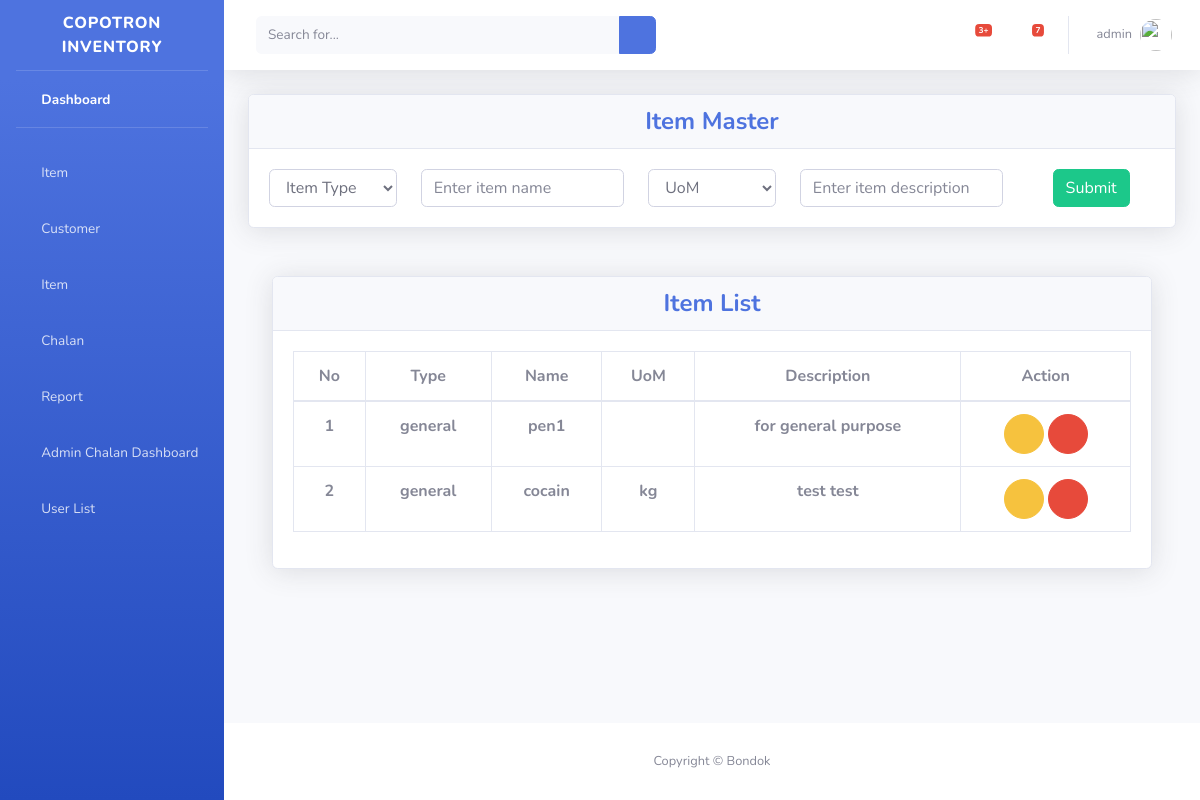
The page /item/ (signed in) on the database its author committed.
### item/models.py (models this page shows, shortened)
class InventoryBaseModel(models.Model):
    created_at = models.DateTimeField(auto_now=True)
    status = models.BooleanField(default=True)
    class Meta:
        abstract = True

class Item(InventoryBaseModel):
    item_code = models.CharField(max_length=50, null=True, blank=True)
    item_type = models.ForeignKey(ItemType, on_delete=models.CASCADE, null=True, blank=True)
    name = models.CharField(max_length=100, null=True, blank=True)
    description = models.TextField(null=True, blank=True)
    uom = models.ForeignKey(Uom, on_delete=models.CASCADE, null=True, blank=True)
    class Meta:
        db_table = 'item'

class ItemType(InventoryBaseModel):
    name = models.CharField(max_length=50, null=True, blank=True)
    description = models.TextField(null=True, blank=True)
    class Meta:
        db_table = 'item_type'

class Uom(InventoryBaseModel):
    name = models.CharField(max_length=100, null=True, blank=True)
    class Meta:
        db_table = "uom"

### item/views.py (the view, shortened to what this page needs)
# urls.py: path("", views.ItemView.as_view(), name="item"),
class ItemView(View):
    form_class = ItemForm
    template_name = "item/items.html"
    def get(self, request):
        items = Item.objects.all()
        item_types = ItemType.objects.all()
        uoms = Uom.objects.all().order_by("-id")
        context = {"items": items, "item_types": item_types, "uoms": uoms}
        return render(request, self.template_name, context)

### item/templates/item/items.html (shortened to what this page needs)
{% extends 'base.html' %}
{% load static %}
{% block main %}
<div class="container-fluid">
    <div class="row">
        <div class="col-lg-12 col-md-12 mb-4">
        <div class="card shadow mb-4">
        <div class="card-header py-6" align="center">
            <h4 class="m-0 font-weight-bold text-primary" >Item Master</h4>
        </div>
        <div class="card-body" align="center">
            <form method="POST" id="addUom" action="{% url 'item' %}">
                <div class="row">
                    <div class="col-2">
                        <select name="item_type" class="form-control">
                            <option>Item Type</option>
                        </select>
                    </div>
                    <div class="col-3">
                        <input type="text" name="name"  class="form-control" placeholder="Enter item name" required>
                    </div>
                    <div class="col-2">
                        <select name="uom" class="form-control">
                            <option>UoM</option>
                        </select>
                    </div>
                    <div class="col-3">
                        <input type="text" name="description"  class="form-control" placeholder="Enter item description">
                    </div>
                    <div class="col-2">
                    <button class="btn btn-success">Submit</button>
                </div>
                </div>
            </form>
        </div>
        </div>
    </div>
</div>
<div class="container-fluid">
    <div class="row">
        <div class="col-lg-12 col-md-12 mb-4">
            <div class="card shadow mb-4">
            <div class="card-header py-6">
                <h4 class="m-0 font-weight-bold text-center text-primary">Item List</h4>
            </div>
            <div class="card-body">
                <div class="table-responsive">
                <table class="table table-bordered text-center" id="dataTable" width="100%" cellspacing="0">
                    <thead>
                    <tr>
                        <th>No</th>
                        <th>Type</th>
                        <th>Name</th>
                        <th>UoM</th>
                        <th>Description</th>
                        <th>Action</th>
                    </tr>
                    </thead>
                    <tbody>
                        {% for val in items %}
                        <tr>
                            <th>{{ forloop.counter }}</th>
                            <th>{{ val.item_type.name }}</th>
                            <th>{{ val.name }}</th>
                            <th>{{ val.uom.name }}</th>
                            <th>{{ val.description }}</th>
                            <th>
                                <a data-id="{{ val.id }}" data-target="#myModal"
                                    data-toggle="modal" class="edit_item_btn">
                                    <button class="btn btn-warning btn-circle">
                                        <i class="fas fa-exclamation-triangle"></i>
                                    </button>
                                </a>
                                <a data-id="{{ val.id }}"  class="delete_item_btn" value="{{csrf_token}}">
                                    <button class="btn btn-danger btn-circle">
                                        <i class="fas fa-trash"></i>
                                    </button>
                                </a>
                            </th>
                        </tr>
                        {% endfor %}
                    </tbody>
                </table>
                </div>
            </div>
            </div>
        </div>
        </div>
    </div>
</div>
{% endblock %}

### templates/topbar.html (shortened to what this page needs)
{% load static %}
        <nav class="navbar navbar-expand navbar-light bg-white topbar mb-4 static-top shadow">
          <form class="d-none d-sm-inline-block form-inline mr-auto ml-md-3 my-2 my-md-0 mw-100 navbar-search">
            <div class="input-group">
              <input type="text" class="form-control bg-light border-0 small" placeholder="Search for..." aria-label="Search" aria-describedby="basic-addon2">
              <div class="input-group-append">
                <button class="btn btn-primary" type="button">
                  <i class="fas fa-search fa-sm"></i>
                </button>
              </div>
            </div>
          </form>
          <ul class="navbar-nav ml-auto">
            <li class="nav-item dropdown no-arrow mx-1">
              <a class="nav-link dropdown-toggle" href="#" id="alertsDropdown" role="button" data-toggle="dropdown" aria-haspopup="true" aria-expanded="false">
                <i class="fas fa-bell fa-fw"></i>
                <span class="badge badge-danger badge-counter">3+</span>
              </a>
            </li>
            <li class="nav-item dropdown no-arrow mx-1">
              <a class="nav-link dropdown-toggle" href="#" id="messagesDropdown" role="button" data-toggle="dropdown" aria-haspopup="true" aria-expanded="false">
                <i class="fas fa-envelope fa-fw"></i>
                <span class="badge badge-danger badge-counter">7</span>
              </a>
            </li>
            <li class="nav-item dropdown no-arrow">
              <a class="nav-link dropdown-toggle" href="#" id="userDropdown" role="button" data-toggle="dropdown" aria-haspopup="true" aria-expanded="false">
                <span class="mr-2 d-none d-lg-inline text-gray-600 small">{{request.user.username}}</span>
                <img class="img-profile rounded-circle" src="{% static 'img/user.jpg' %}">
              </a>
            </li>
          </ul>
        </nav>

### rows shown on the page
Item: item_type.name "general", name "pen1", description "for general purpose"
Item: item_type.name "general", name "cocain", uom.name "kg", description "test test"

### other values the page prints
{{ request.user.username }} "admin"
